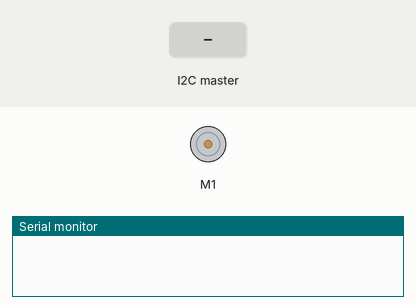
Bench run of a sketch on a simulated Arduino Uno, built with avr-gcc and run on an emulated ATmega328P. Shown: DC motor (green arrow = forward, orange = backward, longer = faster), the last lines printed to the serial monitor. The inputs (shaded band) are chosen by the test bench.

Above: at 1.2 s.
1.3 s: the I2C master sends the byte 1
At 1.8 s:
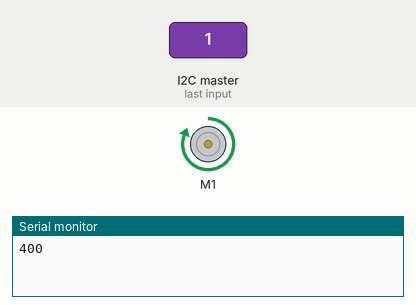
Timing chart, 0 to 4.3 s (numbered marks = the images above; inputs shaded):
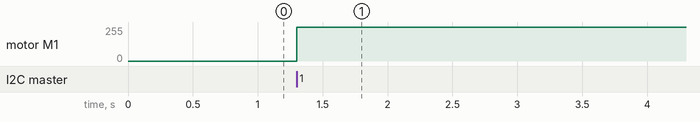

Measured:
- after the input at 1.3 s, motor M1: stopped → forward 255/255 at once

The sketch:

driver_vela.ino
```cpp
#include "DualVNH5019MotorShield.h" //drive motor
#include "Wire.h"
DualVNH5019MotorShield md(2, 7, 6, A0, 2, 7, 12, A1);

//recebe um ângulo de vela (deg)
//lê potenciometro da vela
    //medir pot da vela (ver ler_angulo_atual())
//mapeia o valor do potenciometro para ângulo da vela (posição atual) -OK
//compara a vela desejada à atual e encontra um erro -OK
//aplica um ganho nesse erro -OK
//manda esse sinal para o driver
    //testar driver guincho


//GUINCHO
//velocidade positiva (+400) -> vela (?) (abre ou fecha?) FECHA
//velocidade negativa (-400) -> vela (?) (abre ou fecha?) ABRE

float Kp = 10;
float Ki = 0.1;
float I_prior= 0;

float _endtime, _starttime;

int pinoPot = A3;
byte angulo_recebido;

int range = 5;

//valor do pot quando a vela está no max e no min
int pot_min = 700; // vela 0 graus (fechada)
int pot_max = 1000; // vela 90 graus (aberta perpendicular)

void setup() {
  md.init();
  Serial.begin(9600);
  _starttime = millis();
  Wire.begin(10);                // join i2c bus with address #10
  Wire.onReceive(receiveEvent); // register event
}


void loop() {
}


// function that executes whenever data is received from master
// this function is registered as an event, see setup()
void receiveEvent() {
  int x;
  if (Wire.available()) { // loop through all but the last
    x = Wire.read();      // receive byte as an integer
  }
  vela_controle(constrain(x, 0, 90));
}


void vela_controle(int theta_s_desejado){
  //verifica posição atual
  int theta_s_atual = ler_angulo_atual();

  //encontra erro
  int erro = theta_s_desejado - theta_s_atual;
  //erro = -erro;

  //comando do motor
  int velocidade_motor = P(erro) + I(erro);

  /*if (erro > range) {
  velocidade_motor = 400;
  } else if (erro < range){
  velocidade_motor = -400;
  } else {
  velocidade_motor = 0;
  }*/

  velocidade_motor = constrain(velocidade_motor, -400, 400);
  md.setM1Speed(velocidade_motor); //-400 <-> +400
  Serial.println(velocidade_motor);
}


int ler_angulo_atual(){
  int potenciometro = analogRead(pinoPot);

  //medir pot guincho
  return map(potenciometro, pot_min, pot_max, 0, 90);
}


float P(float currentError)
{
  return Kp * currentError;
}

float I(float currentError)
{
  _endtime = millis();
  float _cycleTime = (_endtime - _starttime)/1000;
  _starttime = millis();
  if ((I_prior > 0 && currentError < 0) || (I_prior < 0 && currentError > 0))
  {
    I_prior = I_prior + Ki * currentError * _cycleTime;
  }
  else
  {
    I_prior = I_prior + Ki * currentError * _cycleTime;
  }
  I_prior = constrain(I_prior, -200, 200);
  return I_prior;
}
```
